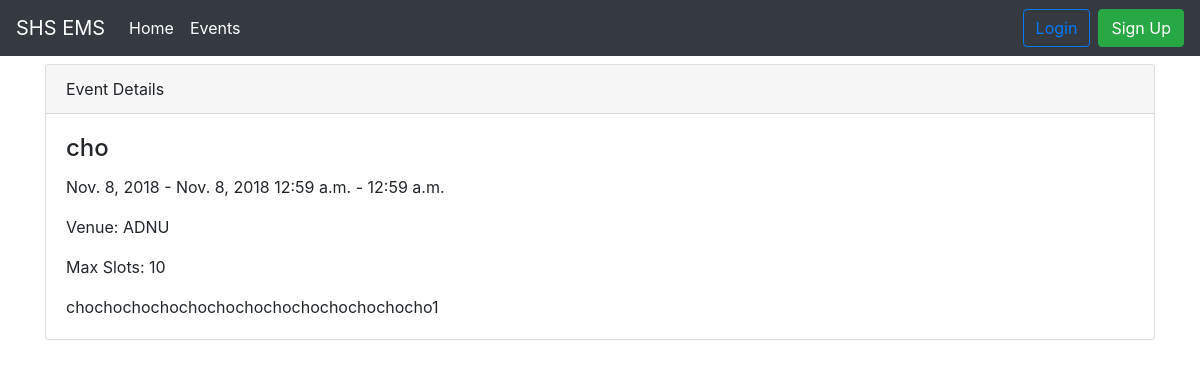
The app's page /events/1/ with its own data.
### events/models.py (models this page shows, shortened)
class Event(models.Model):
    name = models.CharField("Name of Event", max_length = 100, default = "")
    description = models.TextField("Description", max_length = 2000, blank = True)
    max_slots = models.IntegerField("Max Slots", blank = True, null =True)
    date_from = models.DateField("Start Date")
    date_to = models.DateField("End Date")
    time_from = models.TimeField("Start Time")
    time_to = models.TimeField("End Time")
    venue = models.CharField("Venue", max_length =100)
    date_created = models.DateTimeField("Date Created", auto_now_add = True)
    creator = models.ForeignKey(to="users.Participant", on_delete = models.CASCADE)

### events/views.py (the view)
# urls.py: path("events/<int:pk>/",EventDetailView.as_view(), name = "event_detail")
class EventDetailView(DetailView):
    model = Event
    template_name = "event_detail.html"
    context_object_name = "event"

### templates/event_detail.html (shortened to what this page needs)
{% extends "base.html" %}
{% block content %}
<div class="card mt-2">
        <div class="card-header">
          Event Details
        </div>
        <div class="card-body">
          <h4 class="card-title">{{event.name}}</h4>
          <p class="card-text"> {{ event.date_from}} - {{ event.date_to}} {{ event.time_from}} - {{ event.time_to}}</p>
          <p class="card-text">Venue: {{ event.venue}}</p>
          <p class="card-text">Max Slots:  {{ event.max_slots}}</p>
          <p class="card-text">  {{ event.description}}</p>
        </div>
      </div>
{% endblock %}

### records on screen
Event: name "cho", date_from "Nov. 8, 2018", date_to "Nov. 8, 2018", time_from "12:59 a.m.", time_to "12:59 a.m.", venue "ADNU", max_slots "10", description "chochochochochochochochochochochochocho1"
